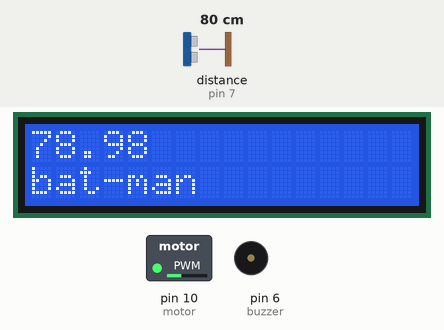
Bench run of a sketch on a simulated Arduino Uno, built with avr-gcc and run on an emulated ATmega328P. On the bench: 16×2 character LCD, switched loads named in the sketch (green lamp = pin HIGH), buzzer (waves = sounding, pin HIGH). Wiring (inferred from the names in the program): ultrasonic range finder: trigger pin 8; echo pin 7. The inputs (shaded band) are chosen by the test bench; at power-on: distance to the obstacle (sensor on pin 7) 80 cm. The echo pulse lasts 58.3 µs per cm; pins used as bus, display or sensor lines are not drawn; what the sketch prints to the serial monitor is not drawn.

Above: at 2.1 s.
2.2 s: distance to the obstacle (sensor on pin 7) set to 8 cm
At 6.3 s:
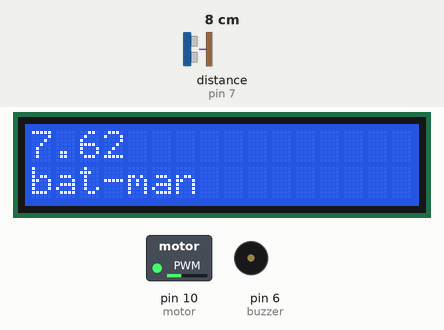
6.7 s: distance to the obstacle (sensor on pin 7) set to 5 cm
At 10.2 s:
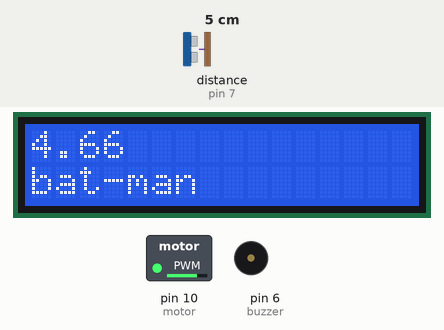
12.4 s: distance to the obstacle (sensor on pin 7) set to 2 cm
At 15.69 s:
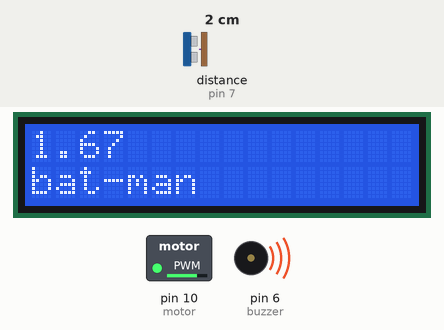
Timing chart, 0 to 23.0 s (numbered marks = the images above; inputs shaded):
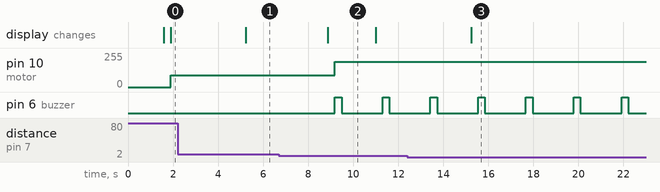

Measured:
- the behaviour switches between 7 and 6 cm on distance to the obstacle (sensor on pin 7) (found by bisection; images 1 and 2)
- after the input at 2.2 s, the display: changes after 3.0 s (image 1)
- after the input at 6.7 s, pin 10 (motor): 90/255 → 190/255 after 2.5 s; pin 6 (buzzer): alternates HIGH for 0.30 s and LOW for 1.8 s, starting after 2.5 s; the display: changes after 2.2 s (image 2)
- after the input at 12.4 s, the display: changes after 2.8 s (image 3)
- what the display in image 2 shows lasts 2.1 s, from 8.9 s to 11.0 s

The sketch:

Ultrasonic_Distance_Measurement.ino
```cpp
#include <LiquidCrystal_I2C.h>
#include <Wire.h>

LiquidCrystal_I2C lcd(0x27, 16, 2);  // Initializing a 16x2 LCD with I2C address 0x27

#define trig 8
#define echo 7
#define motor 10
#define buzzer 6

float distance;
long time;

void setup() {
  Serial.begin(9600);

  pinMode(motor, OUTPUT);
  pinMode(buzzer, OUTPUT);
  pinMode(trig, OUTPUT);
  pinMode(echo, INPUT);
  lcd.init();  // Initializing the LCD
  lcd.backlight();  // Turning on the backlight
}

void loop() {
  digitalWrite(trig, HIGH);
  delayMicroseconds(10);
  digitalWrite(trig, LOW);
  time = pulseIn(echo, HIGH);
  distance = time * 0.34 / 20;
  Serial.print(distance);
  Serial.println(" cm :3");
  delay(500);
  delay(1000);

  lcd.setCursor(0, 0);
  lcd.print("        ");  // Printing spaces to clear the LCD

  lcd.setCursor(0, 0);
  lcd.print(distance);  // Printing the distance on the LCD
  delay(300);

  lcd.setCursor(0, 1);
  lcd.print("bat-man");  // Printing "bat-man" on the second line of the LCD

  if (distance > 6) {
    analogWrite(motor, 90);  // Controlling the motor based on distance
  } else {
    analogWrite(motor, 190);
  }

  if (distance < 6) {
    digitalWrite(buzzer, HIGH);  // Activating the buzzer based on distance
    delay(300);
    digitalWrite(buzzer, LOW);
  } else {
    digitalWrite(buzzer, LOW);
  }
}
```
